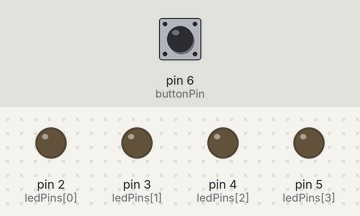
Bench run of a sketch on a simulated Arduino Uno, built with avr-gcc and run on an emulated ATmega328P. Parts: output pins drawn as LEDs (lit = HIGH). Dashed ring = blinking. Inputs (shaded band) come from the test bench; at power-on: pin 6 (buttonPin) HIGH.

Above: at 1.2 s.
1.3 s: pin 6 (buttonPin) pulled LOW for 1 s
At 3.4 s:
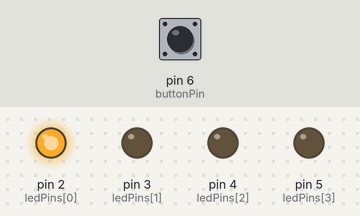
3.8 s: pin 6 (buttonPin) pulled LOW for 0.15 s
At 4.8 s:
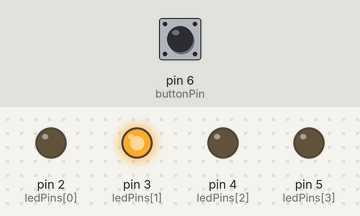
5.4 s: pin 6 (buttonPin) pulled LOW for 3.2 s
At 5.5 s:
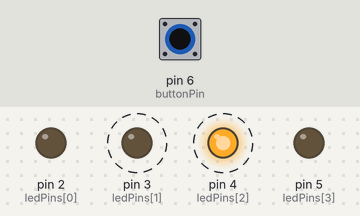
Timing chart, 0 to 9.9 s (numbered marks = the images above; inputs shaded):
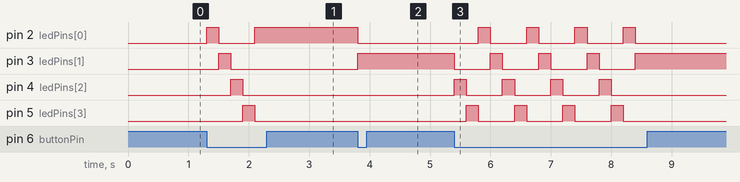

The sketch:

C2E3.ino
```cpp
//Secuencia de 4 leds con botón.

int ledPins[] = {2, 3, 4, 5};
int numLEDs = sizeof(ledPins) / sizeof(ledPins[0]);
int buttonPin = 6;
int currentLed = -1;

void setup() {
  Serial.begin(9600);
  for (int i = 0; i < numLEDs; i++) {
    pinMode(ledPins[i], OUTPUT);
    digitalWrite(ledPins[i], LOW);
  }
  pinMode(buttonPin, INPUT_PULLUP);
}

void loop() {
  if (digitalRead(buttonPin) == LOW) {

    digitalWrite(ledPins[currentLed], LOW);

    currentLed = (currentLed + 1) % numLEDs;

    digitalWrite(ledPins[currentLed], HIGH);

    delay(200);
  }
}
```

Measured:
- after the input at 1.3 s, pin 2 (ledPins[0]): LOW → HIGH at once, → LOW 0.20 s later, → HIGH 0.60 s later; pin 3 (ledPins[1]): LOW → HIGH after 0.20 s, → LOW 0.20 s later; pin 4 (ledPins[2]): LOW → HIGH after 0.40 s, → LOW 0.20 s later; pin 5 (ledPins[3]): LOW → HIGH after 0.60 s, → LOW 0.20 s later
- after the input at 3.8 s, pin 2 (ledPins[0]): HIGH → LOW at once; pin 3 (ledPins[1]): LOW → HIGH at once
- after the input at 5.4 s, pin 2 (ledPins[0]): alternates HIGH for 0.20 s and LOW for 0.60 s, 8 changes in all, then stays LOW, starting after 0.40 s; pin 3 (ledPins[1]): alternates HIGH for 0.20 s and LOW for 0.60 s, 8 changes in all, then stays HIGH, starting at once
